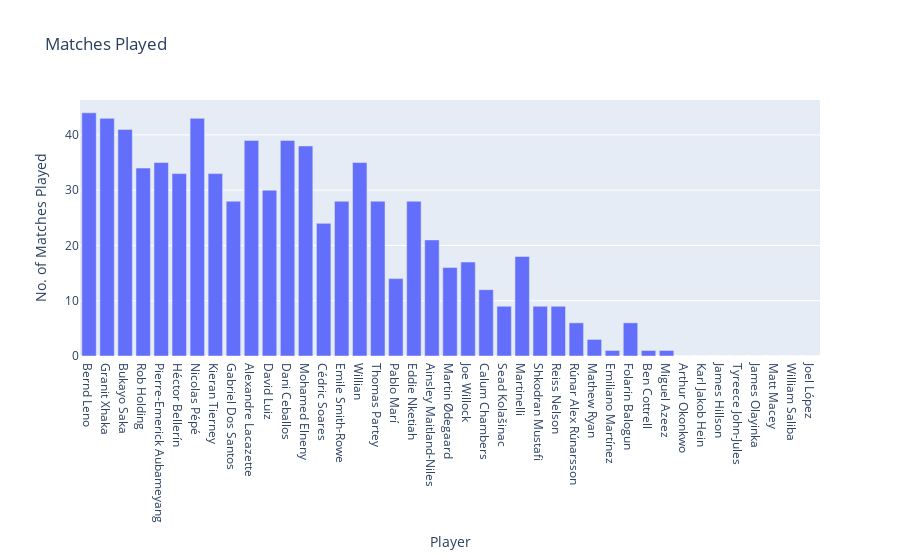
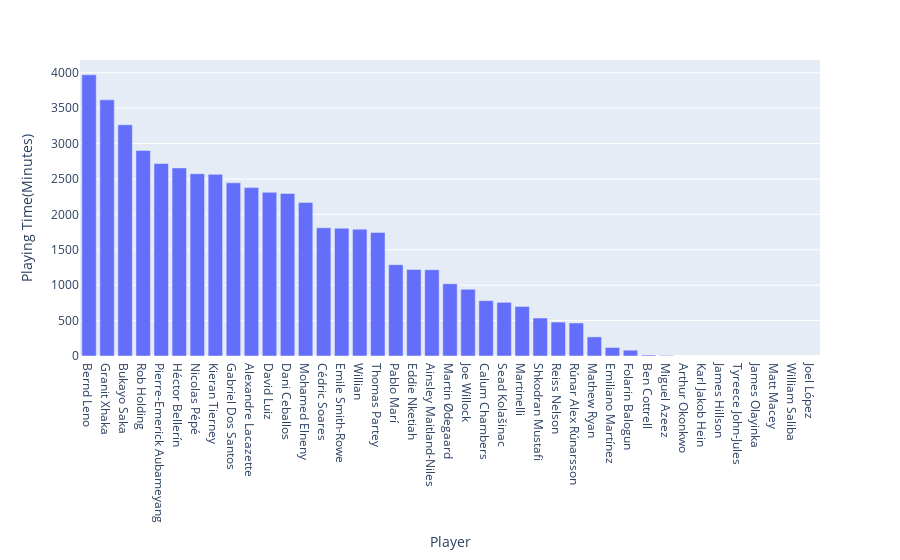
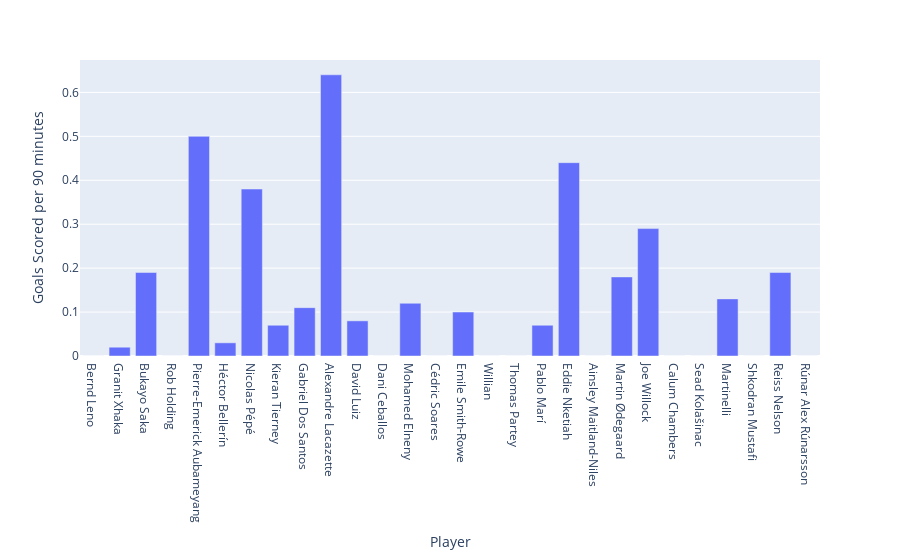
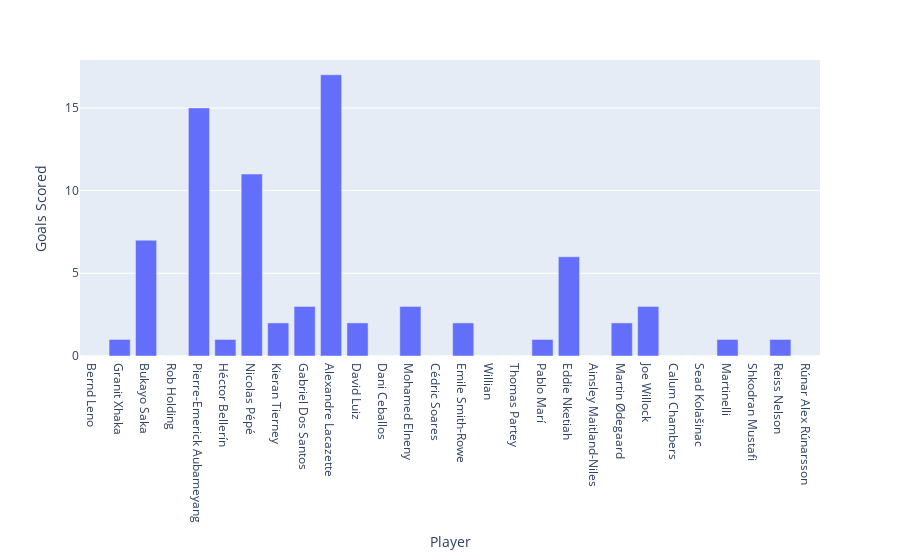

Notebook cell for these charts, in order:
### Code cell
std_stats_eda("20-21_std_stat.csv", "Arsenal")

### Figure 1 — Plotly figure (JSON) as saved in the notebook; plotly's stock layout.template omitted (floating-point values rounded to 4 significant figures)
{"data": [{"alignmentgroup": "True", "hovertemplate": "Player=%{x}<br>No. of Matches Played=%{y}<extra></extra>", "legendgroup": "", "marker": {"color": "#636efa"}, "name": "", "offsetgroup": "", "orientation": "v", "showlegend": false, "textposition": "auto", "type": "bar", "x": ["Bernd Leno", "Granit Xhaka", "Bukayo Saka", "Rob Holding", "Pierre-Emerick Aubameyang", "Héctor Bellerín", "Nicolas Pépé", "Kieran Tierney", "Gabriel Dos Santos", "Alexandre Lacazette", "David Luiz", "Dani Ceballos", "Mohamed Elneny", "Cédric Soares", "Emile Smith-Rowe", "Willian", "Thomas Partey", "Pablo Marí", "Eddie Nketiah", "Ainsley Maitland-Niles", "Martin Ødegaard", "Joe Willock", "Calum Chambers", "Sead Kolašinac", "Martinelli", "Shkodran Mustafi", "Reiss Nelson", "Rúnar Alex Rúnarsson", "Mathew Ryan", "Emiliano Martínez", "Folarin Balogun", "Ben Cottrell", "Miguel Azeez", "Arthur Okonkwo", "Karl Jakob Hein", "James Hillson", "Tyreece John-Jules", "James Olayinka", "Matt Macey", "William Saliba", "Joel López"], "xaxis": "x", "y": [44, 43, 41, 34, 35, 33, 43, 33, 28, 39, 30, 39, 38, 24, 28, 35, 28, 14, 28, 21, 16, 17, 12, 9, 18, 9, 9, 6, 3, 1, 6, 1, 1, 0, 0, 0, 0, 0, 0, 0, 0], "yaxis": "y"}], "layout": {"barmode": "relative", "legend": {"tracegroupgap": 0}, "title": {"text": "Matches Played"}, "xaxis": {"anchor": "y", "domain": [0, 1], "title": {"text": "Player"}}, "yaxis": {"anchor": "x", "domain": [0, 1], "title": {"text": "No. of Matches Played"}}}}

### Figure 2 — Plotly figure (JSON) as saved in the notebook; plotly's stock layout.template omitted (floating-point values rounded to 4 significant figures)
{"data": [{"alignmentgroup": "True", "hovertemplate": "Player=%{x}<br>Playing Time(Minutes)=%{y}<extra></extra>", "legendgroup": "", "marker": {"color": "#636efa"}, "name": "", "offsetgroup": "", "orientation": "v", "showlegend": false, "textposition": "auto", "type": "bar", "x": ["Bernd Leno", "Granit Xhaka", "Bukayo Saka", "Rob Holding", "Pierre-Emerick Aubameyang", "Héctor Bellerín", "Nicolas Pépé", "Kieran Tierney", "Gabriel Dos Santos", "Alexandre Lacazette", "David Luiz", "Dani Ceballos", "Mohamed Elneny", "Cédric Soares", "Emile Smith-Rowe", "Willian", "Thomas Partey", "Pablo Marí", "Eddie Nketiah", "Ainsley Maitland-Niles", "Martin Ødegaard", "Joe Willock", "Calum Chambers", "Sead Kolašinac", "Martinelli", "Shkodran Mustafi", "Reiss Nelson", "Rúnar Alex Rúnarsson", "Mathew Ryan", "Emiliano Martínez", "Folarin Balogun", "Ben Cottrell", "Miguel Azeez", "Arthur Okonkwo", "Karl Jakob Hein", "James Hillson", "Tyreece John-Jules", "James Olayinka", "Matt Macey", "William Saliba", "Joel López"], "xaxis": "x", "y": [3971, 3617, 3266, 2903, 2718, 2656, 2574, 2565, 2446, 2378, 2311, 2296, 2169, 1811, 1804, 1791, 1745, 1290, 1223, 1218, 1020, 942, 781, 758, 700, 537, 479, 466, 270, 120, 82, 14, 8, null, null, null, null, null, null, null, null], "yaxis": "y"}], "layout": {"barmode": "relative", "legend": {"tracegroupgap": 0}, "margin": {"t": 60}, "xaxis": {"anchor": "y", "domain": [0, 1], "title": {"text": "Player"}}, "yaxis": {"anchor": "x", "domain": [0, 1], "title": {"text": "Playing Time(Minutes)"}}}}

### Figure 3 — Plotly figure (JSON) as saved in the notebook; plotly's stock layout.template omitted (floating-point values rounded to 4 significant figures)
{"data": [{"alignmentgroup": "True", "hovertemplate": "Player=%{x}<br>Goals Scored per 90 minutes=%{y}<extra></extra>", "legendgroup": "", "marker": {"color": "#636efa"}, "name": "", "offsetgroup": "", "orientation": "v", "showlegend": false, "textposition": "auto", "type": "bar", "x": ["Bernd Leno", "Granit Xhaka", "Bukayo Saka", "Rob Holding", "Pierre-Emerick Aubameyang", "Héctor Bellerín", "Nicolas Pépé", "Kieran Tierney", "Gabriel Dos Santos", "Alexandre Lacazette", "David Luiz", "Dani Ceballos", "Mohamed Elneny", "Cédric Soares", "Emile Smith-Rowe", "Willian", "Thomas Partey", "Pablo Marí", "Eddie Nketiah", "Ainsley Maitland-Niles", "Martin Ødegaard", "Joe Willock", "Calum Chambers", "Sead Kolašinac", "Martinelli", "Shkodran Mustafi", "Reiss Nelson", "Rúnar Alex Rúnarsson"], "xaxis": "x", "y": [0, 0.02, 0.19, 0, 0.5, 0.03, 0.38, 0.07, 0.11, 0.64, 0.08, 0, 0.12, 0, 0.1, 0, 0, 0.07, 0.44, 0, 0.18, 0.29, 0, 0, 0.13, 0, 0.19, 0], "yaxis": "y"}], "layout": {"barmode": "relative", "legend": {"tracegroupgap": 0}, "margin": {"t": 60}, "xaxis": {"anchor": "y", "domain": [0, 1], "title": {"text": "Player"}}, "yaxis": {"anchor": "x", "domain": [0, 1], "title": {"text": "Goals Scored per 90 minutes"}}}}

### Figure 4 — Plotly figure (JSON) as saved in the notebook; plotly's stock layout.template omitted (floating-point values rounded to 4 significant figures)
{"data": [{"alignmentgroup": "True", "hovertemplate": "Player=%{x}<br>Goals Scored=%{y}<extra></extra>", "legendgroup": "", "marker": {"color": "#636efa"}, "name": "", "offsetgroup": "", "orientation": "v", "showlegend": false, "textposition": "auto", "type": "bar", "x": ["Bernd Leno", "Granit Xhaka", "Bukayo Saka", "Rob Holding", "Pierre-Emerick Aubameyang", "Héctor Bellerín", "Nicolas Pépé", "Kieran Tierney", "Gabriel Dos Santos", "Alexandre Lacazette", "David Luiz", "Dani Ceballos", "Mohamed Elneny", "Cédric Soares", "Emile Smith-Rowe", "Willian", "Thomas Partey", "Pablo Marí", "Eddie Nketiah", "Ainsley Maitland-Niles", "Martin Ødegaard", "Joe Willock", "Calum Chambers", "Sead Kolašinac", "Martinelli", "Shkodran Mustafi", "Reiss Nelson", "Rúnar Alex Rúnarsson"], "xaxis": "x", "y": [0, 1, 7, 0, 15, 1, 11, 2, 3, 17, 2, 0, 3, 0, 2, 0, 0, 1, 6, 0, 2, 3, 0, 0, 1, 0, 1, 0], "yaxis": "y"}], "layout": {"barmode": "relative", "legend": {"tracegroupgap": 0}, "margin": {"t": 60}, "xaxis": {"anchor": "y", "domain": [0, 1], "title": {"text": "Player"}}, "yaxis": {"anchor": "x", "domain": [0, 1], "title": {"text": "Goals Scored"}}}}
